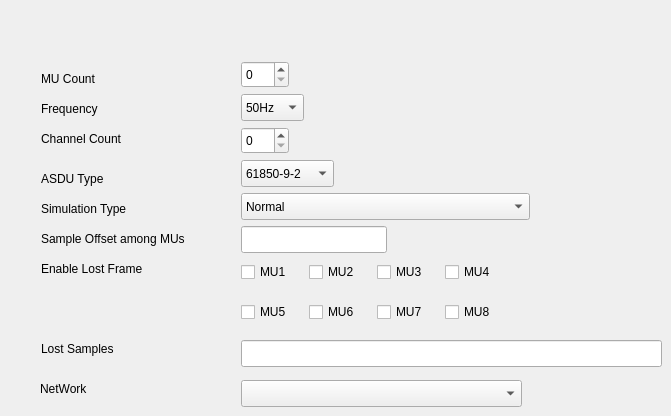
    <widget class="QWidget" name="tpGeneral">
     <attribute name="title">
      <string>General</string>
     </attribute>
     <widget class="QLabel" name="lblMUCount">
      <property name="geometry">
       <rect>
        <x>41</x>
        <y>70</y>
        <width>68</width>
        <height>17</height>
       </rect>
      </property>
      <property name="toolTip">
       <string>&lt;html&gt;&lt;head/&gt;&lt;body&gt;&lt;p&gt;Amount of MU configured.&lt;br/&gt;e.g. 3 stands for MU1 MU2 MU3 are enabled.&lt;/p&gt;&lt;/body&gt;&lt;/html&gt;</string>
      </property>
      <property name="text">
       <string>MU Count</string>
      </property>
     </widget>
     <widget class="QSpinBox" name="spinMUCount">
      <property name="geometry">
       <rect>
        <x>241</x>
        <y>61</y>
        <width>48</width>
        <height>27</height>
       </rect>
      </property>
     </widget>
     <widget class="QLabel" name="lblFreq">
      <property name="geometry">
       <rect>
        <x>41</x>
        <y>100</y>
        <width>72</width>
        <height>17</height>
       </rect>
      </property>
      <property name="toolTip">
       <string>&lt;html&gt;&lt;head/&gt;&lt;body&gt;&lt;p&gt;System frequency&lt;/p&gt;&lt;/body&gt;&lt;/html&gt;</string>
      </property>
      <property name="text">
       <string>Frequency</string>
      </property>
     </widget>
     <widget class="QComboBox" name="cmbFreq">
      <property name="geometry">
       <rect>
        <x>241</x>
        <y>94</y>
        <width>63</width>
        <height>27</height>
       </rect>
      </property>
      <property name="maxCount">
       <number>2</number>
      </property>
      <item>
       <property name="text">
        <string>50Hz</string>
       </property>
      </item>
      <item>
       <property name="text">
        <string>60Hz</string>
       </property>
      </item>
     </widget>
     <widget class="QLabel" name="lblChnCount">
      <property name="geometry">
       <rect>
        <x>41</x>
        <y>130</y>
        <width>100</width>
        <height>17</height>
       </rect>
      </property>
      <property name="toolTip">
       <string>&lt;html&gt;&lt;head/&gt;&lt;body&gt;&lt;p&gt;Amount  of channels configured for each MU enabled.&lt;/p&gt;&lt;/body&gt;&lt;/html&gt;</string>
      </property>
      <property name="whatsThis">
       <string>&lt;html&gt;&lt;head/&gt;&lt;body&gt;&lt;p&gt;&lt;br/&gt;&lt;/p&gt;&lt;/body&gt;&lt;/html&gt;</string>
      </property>
      <property name="text">
       <string>Channel Count</string>
      </property>
     </widget>
     <widget class="QSpinBox" name="spinCnlCount">
      <property name="geometry">
       <rect>
        <x>241</x>
        <y>127</y>
        <width>48</width>
        <height>27</height>
       </rect>
      </property>
     </widget>
     <widget class="QLabel" name="lblAsdu">
      <property name="geometry">
       <rect>
        <x>41</x>
        <y>170</y>
        <width>76</width>
        <height>17</height>
       </rect>
      </property>
      <property name="toolTip">
       <string>&lt;html&gt;&lt;head/&gt;&lt;body&gt;&lt;p&gt;Data protocol obeied. IEC61850-9-2 or IEC61869&lt;/p&gt;&lt;/body&gt;&lt;/html&gt;</string>
      </property>
      <property name="text">
       <string>ASDU Type</string>
      </property>
     </widget>
     <widget class="QComboBox" name="cmbAsdu">
      <property name="geometry">
       <rect>
        <x>241</x>
        <y>160</y>
        <width>93</width>
        <height>27</height>
       </rect>
      </property>
      <item>
       <property name="text">
        <string>61850-9-2</string>
       </property>
      </item>
      <item>
       <property name="text">
        <string>61869</string>
       </property>
      </item>
     </widget>
     <widget class="QLabel" name="lblSimuType">
      <property name="geometry">
       <rect>
        <x>41</x>
        <y>200</y>
        <width>109</width>
        <height>17</height>
       </rect>
      </property>
      <property name="toolTip">
       <string>&lt;html&gt;&lt;head/&gt;&lt;body&gt;&lt;p&gt;Test mode in order to test lost frame. Detail can be refer to manual&lt;/p&gt;&lt;/body&gt;&lt;/html&gt;</string>
      </property>
      <property name="text">
       <string>Simulation Type</string>
      </property>
     </widget>
     <widget class="QComboBox" name="cmbSimuType">
      <property name="geometry">
       <rect>
        <x>241</x>
        <y>193</y>
        <width>289</width>
        <height>27</height>
       </rect>
      </property>
      <item>
       <property name="text">
        <string>Normal</string>
       </property>
      </item>
      <item>
       <property name="text">
        <string>Lost frame every cycle</string>
       </property>
      </item>
      <item>
       <property name="text">
        <string>Sample count is messed</string>
       </property>
      </item>
      <item>
       <property name="text">
        <string>Multiple MUs are not synchronized</string>
       </property>
      </item>
      <item>
       <property name="text">
        <string>Lost frame happened in interval cycles</string>
       </property>
      </item>
     </widget>
     <widget class="QLabel" name="lblOffset">
      <property name="geometry">
       <rect>
        <x>41</x>
        <y>230</y>
        <width>182</width>
        <height>17</height>
       </rect>
      </property>
      <property name="toolTip">
       <string>&lt;html&gt;&lt;head/&gt;&lt;body&gt;&lt;p&gt;Frame offset&lt;/p&gt;&lt;/body&gt;&lt;/html&gt;</string>
      </property>
      <property name="text">
       <string>Sample Offset among MUs</string>
      </property>
     </widget>
     <widget class="QLineEdit" name="edtOffset">
      <property name="geometry">
       <rect>
        <x>241</x>
        <y>226</y>
        <width>146</width>
        <height>27</height>
       </rect>
      </property>
     </widget>
     <widget class="QCheckBox" name="chklost_1">
      <property name="geometry">
       <rect>
        <x>241</x>
        <y>261</y>
        <width>62</width>
        <height>22</height>
       </rect>
      </property>
      <property name="text">
       <string>MU1</string>
      </property>
     </widget>
     <widget class="QCheckBox" name="chklost_2">
      <property name="geometry">
       <rect>
        <x>309</x>
        <y>261</y>
        <width>62</width>
        <height>22</height>
       </rect>
      </property>
      <property name="text">
       <string>MU2</string>
      </property>
     </widget>
     <widget class="QCheckBox" name="chklost_3">
      <property name="geometry">
       <rect>
        <x>377</x>
        <y>261</y>
        <width>62</width>
        <height>22</height>
       </rect>
      </property>
      <property name="text">
       <string>MU3</string>
      </property>
     </widget>
     <widget class="QCheckBox" name="chklost_4">
      <property name="geometry">
       <rect>
        <x>445</x>
        <y>261</y>
        <width>62</width>
        <height>22</height>
       </rect>
      </property>
      <property name="text">
       <string>MU4</string>
      </property>
     </widget>
     <widget class="QCheckBox" name="chklost_5">
      <property name="geometry">
       <rect>
        <x>241</x>
        <y>301</y>
        <width>62</width>
        <height>22</height>
       </rect>
      </property>
      <property name="layoutDirection">
       <enum>Qt::LeftToRight</enum>
      </property>
      <property name="text">
       <string>MU5</string>
      </property>
      <property name="toolTipDuration" stdset="0">
       <number>-1</number>
      </property>
     </widget>
     <widget class="QCheckBox" name="chklost_6">
      <property name="geometry">
       <rect>
        <x>309</x>
        <y>301</y>
        <width>62</width>
        <height>22</height>
       </rect>
      </property>
      <property name="text">
       <string>MU6</string>
      </property>
     </widget>
     <widget class="QCheckBox" name="chklost_7">
      <property name="geometry">
       <rect>
        <x>377</x>
        <y>301</y>
        <width>62</width>
        <height>22</height>
       </rect>
      </property>
      <property name="text">
       <string>MU7</string>
      </property>
     </widget>
     <widget class="QCheckBox" name="chklost_8">
      <property name="geometry">
       <rect>
        <x>445</x>
        <y>301</y>
        <width>62</width>
        <height>22</height>
       </rect>
      </property>
      <property name="text">
       <string>MU8</string>
      </property>
     </widget>
     <widget class="QLabel" name="lblLost">
      <property name="geometry">
       <rect>
        <x>41</x>
        <y>260</y>
        <width>125</width>
        <height>17</height>
       </rect>
      </property>
      <property name="toolTip">
       <string>&lt;html&gt;&lt;head/&gt;&lt;body&gt;&lt;p&gt;Enable/disable lost frame feature for any MU.&lt;/p&gt;&lt;/body&gt;&lt;/html&gt;</string>
      </property>
      <property name="text">
       <string>Enable Lost Frame</string>
      </property>
     </widget>
     <widget class="QLineEdit" name="edtLostSmps">
      <property name="geometry">
       <rect>
        <x>241</x>
        <y>340</y>
        <width>421</width>
        <height>27</height>
       </rect>
      </property>
     </widget>
     <widget class="QLabel" name="lblLostsmps">
      <property name="geometry">
       <rect>
        <x>41</x>
        <y>340</y>
        <width>161</width>
        <height>17</height>
       </rect>
      </property>
      <property name="toolTip">
       <string>&lt;html&gt;&lt;head/&gt;&lt;body&gt;&lt;p&gt;Index of lost frames in one cycle for each MU enabled.&lt;br/&gt;e.g. 23:24:25:60:67:68&lt;/p&gt;&lt;/body&gt;&lt;/html&gt;</string>
      </property>
      <property name="text">
       <string>Lost Samples</string>
      </property>
     </widget>
     <widget class="QComboBox" name="cmbNetwork">
      <property name="geometry">
       <rect>
        <x>241</x>
        <y>380</y>
        <width>281</width>
        <height>27</height>
       </rect>
      </property>
     </widget>
     <widget class="QLabel" name="lblNetwork">
      <property name="geometry">
       <rect>
        <x>40</x>
        <y>380</y>
        <width>67</width>
        <height>17</height>
       </rect>
      </property>
      <property name="toolTip">
       <string>&lt;html&gt;&lt;head/&gt;&lt;body&gt;&lt;p&gt;Ethernet port selected to output data frames.&lt;/p&gt;&lt;/body&gt;&lt;/html&gt;</string>
      </property>
      <property name="text">
       <string>NetWork</string>
      </property>
     </widget>
    </widget>
